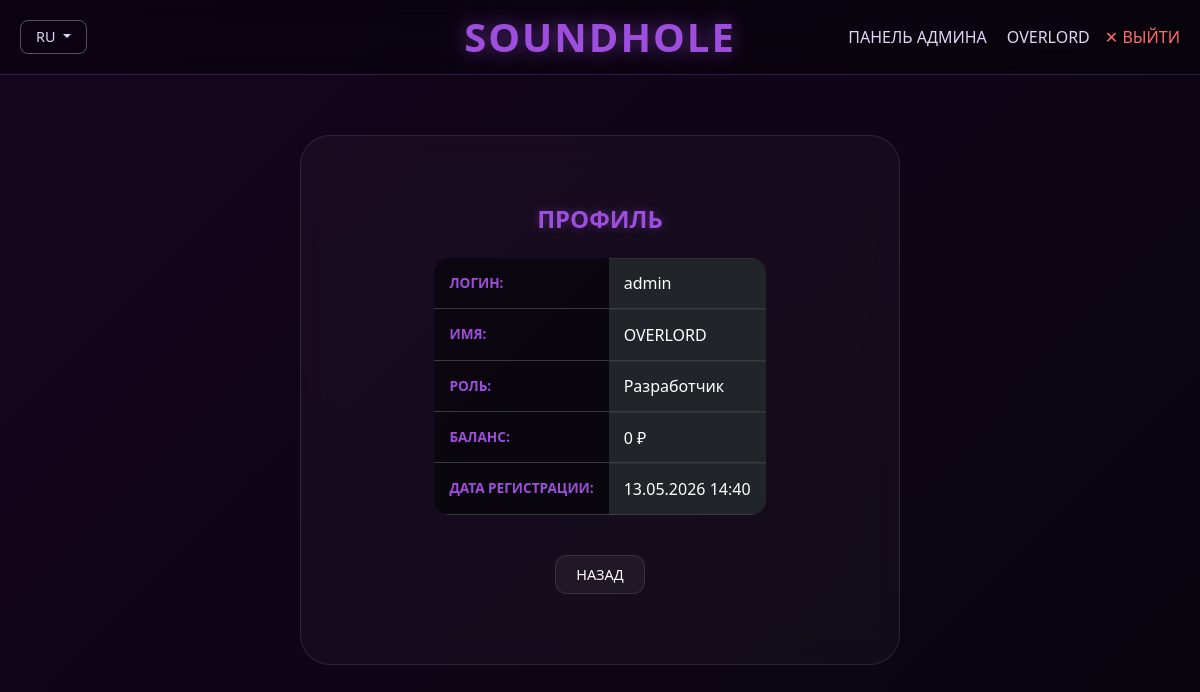
/account (signed in), run on the app's committed database.
### backend/database/models/users_model.py (models this page shows, shortened)
class UserModel(SqlAlchemyBase):
    __tablename__ = 'users'
    id = sqlalchemy.Column(
        sqlalchemy.Integer, primary_key=True, autoincrement=True)
    username = sqlalchemy.Column(
        sqlalchemy.String, index=True, unique=True, nullable=True)
    name = sqlalchemy.Column(sqlalchemy.String, nullable=True)
    about = sqlalchemy.Column(sqlalchemy.String, nullable=True)
    email = sqlalchemy.Column(
        sqlalchemy.String, index=True, unique=True, nullable=True)
    role = sqlalchemy.Column(sqlalchemy.String, default='user')
    funds = sqlalchemy.Column(sqlalchemy.Integer, default=0)
    inn = sqlalchemy.Column(sqlalchemy.String, nullable=True)
    rkn_number = sqlalchemy.Column(sqlalchemy.String, nullable=True)
    docs_path = sqlalchemy.Column(sqlalchemy.String, nullable=True)
    rep_name = sqlalchemy.Column(sqlalchemy.String, nullable=True)
    rep_email = sqlalchemy.Column(sqlalchemy.String, nullable=True)
    status = sqlalchemy.Column(sqlalchemy.String, default='active')
    hashed_password = sqlalchemy.Column(sqlalchemy.String, nullable=True)
    created_date = sqlalchemy.Column(
        sqlalchemy.DateTime, default=datetime.datetime.now)
    band_page = orm.relationship(
        "BandPageModel", back_populates='band', uselist=False)

### app.py (the view)
@app.route('/account')
def account():
    ip = get_client_ip()
    if 'user_id' not in session:
        logger.info(f"IP: {ip} - попытка доступа к аккаунту без авторизации")
        return redirect(url_for('login', register_first=1))
    db_sess = db_session.create_session()
    user = db_sess.query(UserModel).filter(
        UserModel.id == session['user_id']).first()
    if not user:
        session.clear()
        db_sess.close()
        logger.warning(
            f"IP: {ip} - пользователь сессии {session.get('user_id')} не найден")
        return redirect(url_for('login'))
    db_sess.close()
    return render_template('account.html', user=user)

### app.py (called while the page is built)
def get_client_ip():
    if request.headers.get('X-Forwarded-For'):
        return request.headers.get('X-Forwarded-For').split(',')[0]
    return request.remote_addr

@app.before_request
def log_request():
    ip = get_client_ip()
    logger.info(f"IP: {ip} - {request.method} {request.path}")

@app.context_processor
def inject_vars():
    lang = session.get('lang', 'ru')
    return dict(txt=TRANSLATIONS.get(lang, TRANSLATIONS['ru']), current_lang=lang)

### backend/database/db_session.py (called while the page is built)
def create_session() -> Session:
    global __factory
    return __factory()

### templates/account.html (shortened to what this page needs)
{% extends 'base.html' %}
{% block content %}
<div class="container d-flex justify-content-center" style="min-height: 70vh;">
    <div class="custom-card card-home" style="max-width: 600px; width: 100%;">
        <h2 class="page-title text-center mb-4">{{ txt.profile }}</h2>
        <div class="table-responsive">
            <table class="table table-dark">
                <tr>
                    <th>{{ txt.username }}:</th>
                    <td>{{ user.username }}</td>
                </tr>
                <tr>
                    <th>{{ txt.name }}:</th>
                    <td>{{ user.name }}</td>
                </tr>
                <tr>
                    <th>{{ txt.role }}:</th>
                    <td>
                        {% if user.role == 'user' %}{{ txt.listener }}
                        {% elif user.role == 'band' %}{{ txt.band }}
                        {% else %}{{ txt.admin }}{% endif %}
                    </td>
                </tr>
                <tr>
                    <th>{{ txt.funds }}:</th>
                    <td>{{ user.funds }} {% if current_lang == 'sq' %}{{ txt.all }}{% else %}{{ txt.rub }}{% endif %}</td>
                </tr>
                <tr>
                    <th>{{ txt.created }}:</th>
                    <td>{{ user.created_date.strftime('%d.%m.%Y %H:%M') if user.created_date else '-' }}</td>
                </tr>
            </table>
        </div>
        <div class="text-center mt-4">
            <a href="{{ url_for('index') }}" class="btn-back">{{ txt.back }}</a>
        </div>
    </div>
</div>
{% endblock %}

### templates/base.html (shortened to what this page needs)
<!DOCTYPE html>
<html lang="{{ current_lang }}">
<head>
    <link href="https://cdn.jsdelivr.net/npm/bootstrap@5.3.0/dist/css/bootstrap.min.css" rel="stylesheet">
    <link rel="stylesheet" href="{{ url_for('static', filename='css/style.css') }}">
</head>
<body>
    <nav class="navbar navbar-expand-lg">
        <div class="container-fluid navbar-container">
            <div class="navbar-left">
                <div class="lang-dropdown">
                    <button class="btn-lang dropdown-toggle" type="button" data-bs-toggle="dropdown">
                        {{ current_lang|upper }}
                    </button>
                </div>
            </div>
            <div class="navbar-center">
                <a class="navbar-brand" href="{{ url_for('index') }}">SOUNDHOLE</a>
            </div>
            <div class="navbar-right">
                <div class="nav-items user-group">
                    {% if session.get('role') == 'admin' %}
                    <a class="nav-link admin-link" href="{{ url_for('developers') }}">{{ txt.admin_panel }}</a>
                    {% endif %}
                    {% if session.get('user_id') %}
                    <div class="user-actions">
                        <a class="nav-link profile-link" href="{{ url_for('account') }}">
                            {{ session['display_name'] }}
                        </a>
                        <a class="nav-link logout-link" href="{{ url_for('logout') }}">✕ {{ txt.logout }}</a>
                    </div>
                    {% else %}
                    <a class="nav-link login-link" href="{{ url_for('login') }}">{{ txt.login }}</a>
                    {% endif %}
                </div>
            </div>
        </div>
    </nav>
    <div class="main-content">
        {% block content %}{% endblock %}
    </div>
</body>
</html>

### static/css/style.css (style rules this page uses)
:root { --primary-purple: #9d4edd; --light-purple: #c77dff; --neon-blue: #00fffb; --bg-dark: #020205; --text-main: #e0d7f2; --glass-bg: rgba(255, 255, 255, 0.03); --glass-border: rgba(255, 255, 255, 0.1); }
* { box-sizing: border-box; }
body { margin: 0; min-height: 100vh; font-family: 'Segoe UI', sans-serif; background: linear-gradient(-45deg, #020205, #0d051a, #050508, #15051f); background-size: 400% 400%; animation: gradientBG 20s ease infinite; color: var(--text-main); overflow-x: hidden; }
.navbar { background: rgba(0, 0, 0, 0.4) !important; backdrop-filter: blur(15px); border-bottom: 1px solid rgba(157, 78, 221, 0.3); padding: 10px 0; position: sticky; top: 0; z-index: 1000; width: 100%; }
.navbar-container { display: flex; justify-content: space-between; align-items: center; padding: 10px 20px; width: 100%; box-sizing: border-box; position: relative; }
.navbar-left { z-index: 1001; display: flex; align-items: center; min-width: 150px; }
.navbar-center { position: absolute; left: 50%; transform: translateX(-50%); z-index: 1000; text-align: center; }
.navbar-brand { font-size: 2.5rem; font-weight: 900; color: var(--primary-purple); text-shadow: 0 0 20px rgba(157, 78, 221, 0.6); text-decoration: none; white-space: nowrap; margin: 0; letter-spacing: 2px; }
.navbar-right { z-index: 1001; display: flex; align-items: center; justify-content: flex-end; min-width: 150px; }
.nav-items { display: flex; align-items: center; gap: 20px; }
.user-actions { display: flex; align-items: center; gap: 15px; white-space: nowrap; }
.nav-link { color: var(--text-main) !important; transition: 0.3s; font-size: 1rem; text-decoration: none; display: inline-flex; align-items: center; }
.logout-link { color: #ff6b6b !important; }
.lang-dropdown { position: relative; display: inline-block; }
.btn-lang { background: transparent; border: 1px solid rgba(255, 255, 255, 0.3); color: var(--text-main); padding: 5px 15px; border-radius: 8px; font-size: 0.9rem; transition: 0.3s; cursor: pointer; }
.main-content { min-height: calc(100vh - 80px); display: flex; flex-direction: column; align-items: center; justify-content: flex-start; padding: 40px 20px 80px 20px; width: 100%; box-sizing: border-box; }
.container { width: 100%; max-width: 1100px; padding: 0 15px; margin: 0 auto; }
@media (min-width: 769px) { .main-content { padding-top: 60px; } }
.card-home { width: 100%; max-width: 800px; min-height: 220px; padding: 30px 40px; display: flex; flex-direction: column; justify-content: center; align-items: center; margin: 0 auto 30px auto; box-sizing: border-box; background: var(--glass-bg); backdrop-filter: blur(15px); border: 1px solid var(--glass-border); border-radius: 30px; }
.btn-back { background: rgba(255, 255, 255, 0.05); color: white; padding: 8px 20px; border-radius: 12px; text-decoration: none; border: 1px solid rgba(255, 255, 255, 0.1); transition: 0.3s; display: inline-block; white-space: nowrap; font-size: 0.9rem; }
.custom-card { background: var(--glass-bg); backdrop-filter: blur(15px); border: 1px solid var(--glass-border); border-radius: 30px; padding: 40px; }
.page-title { font-size: 1.5rem; font-weight: 700; text-transform: uppercase; color: var(--primary-purple); text-shadow: 0 0 10px rgba(157, 78, 221, 0.4); }
.table-dark { background: rgba(0, 0, 0, 0.4); border-radius: 15px; overflow: hidden; color: var(--text-main); border-collapse: separate; border-spacing: 0; }
.table-dark th { color: var(--primary-purple); font-weight: 700; text-transform: uppercase; font-size: 0.85rem; background: rgba(0, 0, 0, 0.2); padding: 15px; }
.table-dark td { vertical-align: middle; padding: 12px 15px; border-top: 1px solid rgba(255, 255, 255, 0.05); }
.text-center { text-align: center !important; }
.mb-4 { margin-bottom: 1.5rem !important; }
.mt-4 { margin-top: 1.5rem !important; }

### data on the page
UserModel: display_name "OVERLORD", username "admin", name "OVERLORD", funds "0", created_date "13.05.2026 14:40"

### other printed values
{{ current_lang|upper }} "RU"
{{ txt.admin_panel }} "ПАНЕЛЬ АДМИНА"
{{ txt.logout }} "ВЫЙТИ"
{{ txt.profile }} "ПРОФИЛЬ"
{{ txt.username }} "ЛОГИН"
{{ txt.name }} "ИМЯ"
{{ txt.role }} "РОЛЬ"
{{ txt.admin }} "Разработчик"
{{ txt.funds }} "БАЛАНС"
{{ txt.rub }} "₽"
{{ txt.created }} "ДАТА РЕГИСТРАЦИИ"
{{ txt.back }} "НАЗАД"
